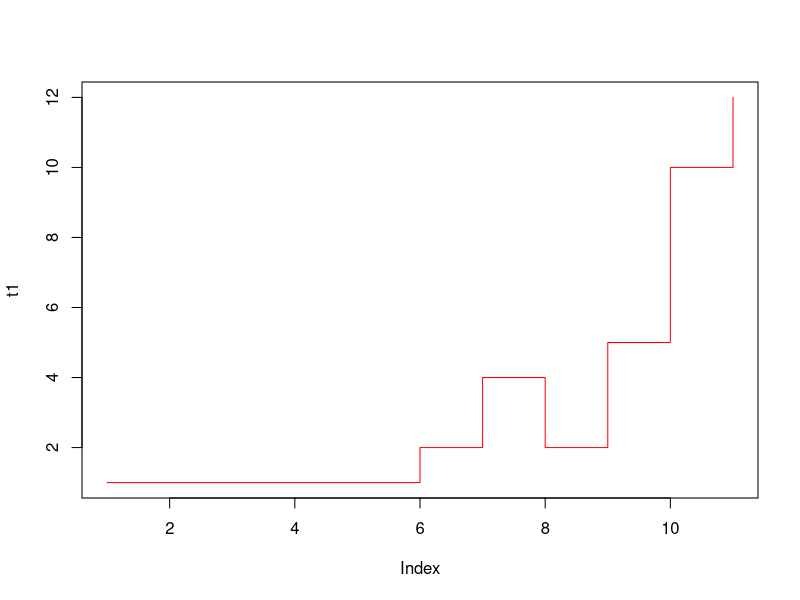

Write R code to recreate this figure.
# Generowanie następnego kroku
step <- function(X, lambda){
  return(rpois(1, lambda*X))
}

# Generowanie ciągu stanów
rgalton <- function(n, lambda){
  traj <- numeric(n+1)
  traj[1] <- 1
  for(i in 2:(n+1)){
    traj[i] <- step(traj[i-1], lambda)
  }
  return(traj)
}

# Rysowanie
t1 <- rgalton(10, 1.5)
plot(t1, type = 's', col="red")

# Prawdopodobieństwo wymarcia
p_wym <- function(lambda){
  n <- 10^5
  t <- numeric(n)
  for(i in 1:n){
    t[i] <- rgalton(12, lambda)[12]
  }
  return(1 - length(t[t>0])/n)
}

# Obliczenia numeryczne
p_wym_teor <- function(lambda){
  if(lambda <= 1)
    return(1)
  u <- uniroot(function(x, lambda) exp(lambda*(x-1)) - x, 
    c(0, 1-.Machine$double.eps^0.25), lambda = lambda)
  return(unlist(u)[[1]])
}

p_wym(1.5)
p_wym_teor(1.5)
